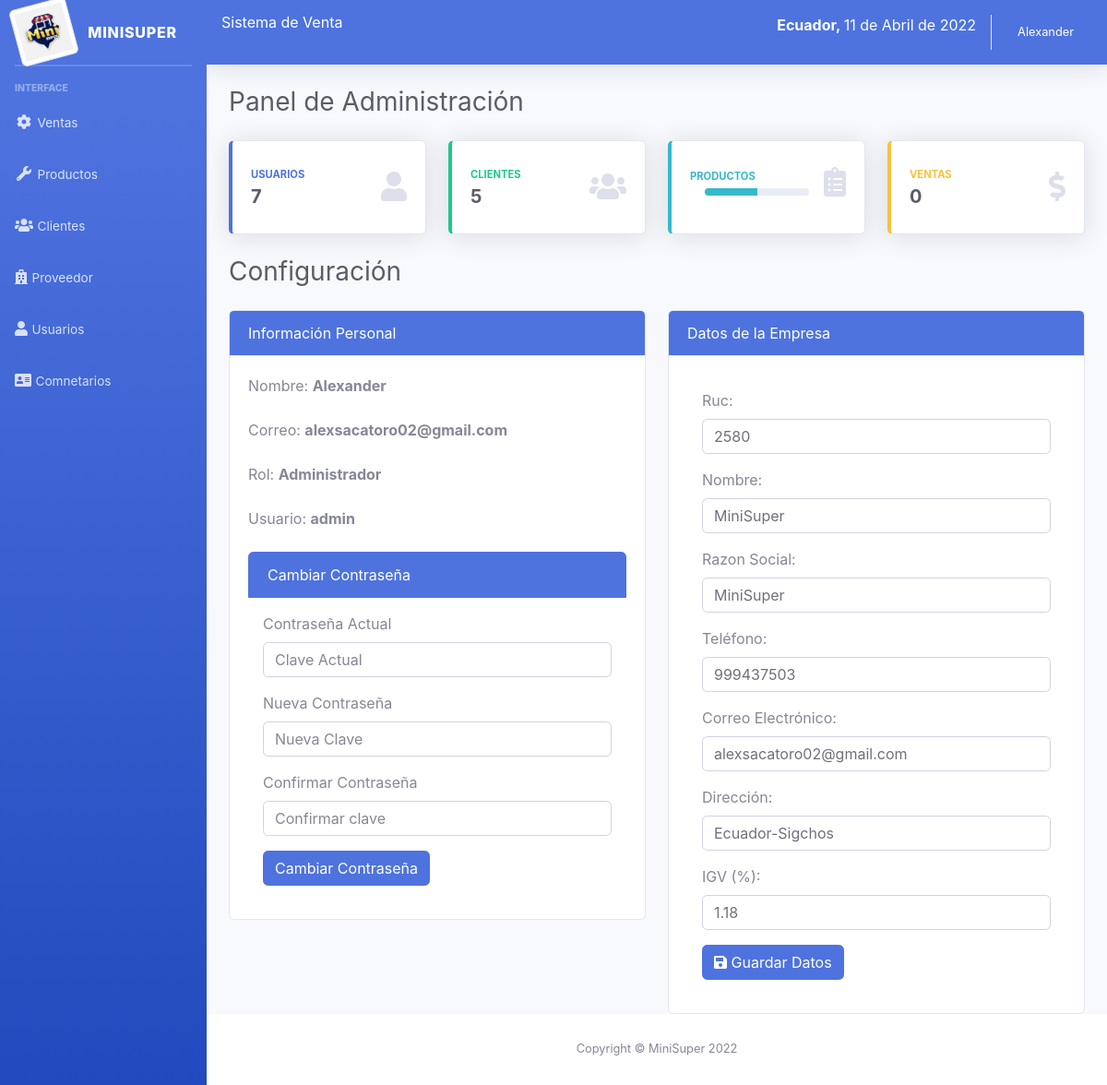
Page /sistema/ (signed in) on the committed database.
### tables this page shows
CREATE TABLE `configuracion` (
  `id` int(11) NOT NULL,
  `dni` int(11) NOT NULL,
  `nombre` varchar(100) NOT NULL,
  `razon_social` varchar(100) NOT NULL,
  `telefono` int(11) NOT NULL,
  `email` varchar(100) NOT NULL,
  `direccion` text NOT NULL,
  `igv` decimal(10,2) NOT NULL
);

### sistema/index.php (the view, shortened to what this page needs)
<?php include_once "includes/header.php"; ?>
<div class="container-fluid">
	<div class="d-sm-flex align-items-center justify-content-between mb-4">
		<h1 class="h3 mb-0 text-gray-800">Panel de Administración</h1>
	</div>
	<div class="row">
		<a class="col-xl-3 col-md-6 mb-4" href="lista_usuarios.php">
			<div class="card border-left-primary shadow h-100 py-2">
				<div class="card-body">
					<div class="row no-gutters align-items-center">
						<div class="col mr-2">
							<div class="text-xs font-weight-bold text-primary text-uppercase mb-1">Usuarios</div>
							<div class="h5 mb-0 font-weight-bold text-gray-800"><?php echo $data['usuarios']; ?></div>
						</div>
						<div class="col-auto">
							<i class="fas fa-user fa-2x text-gray-300"></i>
						</div>
					</div>
				</div>
			</div>
		</a>
		<a class="col-xl-3 col-md-6 mb-4" href="lista_cliente.php">
			<div class="card border-left-success shadow h-100 py-2">
				<div class="card-body">
					<div class="row no-gutters align-items-center">
						<div class="col mr-2">
							<div class="text-xs font-weight-bold text-success text-uppercase mb-1">Clientes</div>
							<div class="h5 mb-0 font-weight-bold text-gray-800"><?php echo $data['clientes']; ?></div>
						</div>
						<div class="col-auto">
							<i class="fas fa-users fa-2x text-gray-300"></i>
						</div>
					</div>
				</div>
			</div>
		</a>
		<a class="col-xl-3 col-md-6 mb-4" href="lista_frutas.php">
			<div class="card border-left-info shadow h-100 py-2">
				<div class="card-body">
					<div class="row no-gutters align-items-center">
						<div class="col mr-2">
							<div class="text-xs font-weight-bold text-info text-uppercase mb-1">Productos</div>
							<div class="row no-gutters align-items-center">
								<div class="col">
									<div class="progress progress-sm mr-2">
										<div class="progress-bar bg-info" role="progressbar" style="width: 50%" aria-valuenow="50" aria-valuemin="0" aria-valuemax="100"></div>
									</div>
								</div>
							</div>
						</div>
						<div class="col-auto">
							<i class="fas fa-clipboard-list fa-2x text-gray-300"></i>
						</div>
					</div>
				</div>
			</div>
		</a>
		<a class="col-xl-3 col-md-6 mb-4" href="ventas.php">
			<div class="card border-left-warning shadow h-100 py-2">
				<div class="card-body">
					<div class="row no-gutters align-items-center">
						<div class="col mr-2">
							<div class="text-xs font-weight-bold text-warning text-uppercase mb-1">Ventas</div>
							<div class="h5 mb-0 font-weight-bold text-gray-800"><?php echo $data['ventas']; ?></div>
						</div>
						<div class="col-auto">
							<i class="fas fa-dollar-sign fa-2x text-gray-300"></i>
						</div>
					</div>
				</div>
			</div>
		</a>
	</div>
	<div class="d-sm-flex align-items-center justify-content-between mb-4">
		<h1 class="h3 mb-0 text-gray-800">Configuración</h1>
	</div>
	<div class="row">
		<div class="col-lg-6">
			<div class="card">
				<div class="card-header bg-primary text-white">
					Información Personal
				</div>
				<div class="card-body">
					<div class="form-group">
						<label>Nombre: <strong><?php echo $_SESSION['nombre']; ?></strong></label>
					</div>
					<div class="form-group">
						<label>Correo: <strong><?php echo $_SESSION['email']; ?></strong></label>
					</div>
					<div class="form-group">
						<label>Rol: <strong><?php echo $_SESSION['rol_name']; ?></strong></label>
					</div>
					<div class="form-group">
						<label>Usuario: <strong><?php echo $_SESSION['user']; ?></strong></label>
					</div>
					<ul class="list-group">
						<li class="list-group-item active">Cambiar Contraseña</li>
						<form action="" method=" post" name="frmChangePass" id="frmChangePass" class="p-3">
							<div class="form-group">
								<label>Contraseña Actual</label>
								<input type="password" name="actual" id="actual" placeholder="Clave Actual" required class="form-control">
							</div>
							<div class="form-group">
								<label>Nueva Contraseña</label>
								<input type="password" name="nueva" id="nueva" placeholder="Nueva Clave" required class="form-control">
							</div>
							<div class="form-group">
								<label>Confirmar Contraseña</label>
								<input type="password" name="confirmar" id="confirmar" placeholder="Confirmar clave" required class="form-control">
							</div>
							<div>
								<button type="submit" class="btn btn-primary btnChangePass">Cambiar Contraseña</button>
							</div>
						</form>
					</ul>
				</div>
			</div>
		</div>
		<?php if ($_SESSION['rol'] == 1) { ?>
			<div class="col-lg-6">
				<div class="card">
					<div class="card-header bg-primary text-white">
						Datos de la Empresa
					</div>
					<div class="card-body">
						<form action="empresa.php" method="post" id="frmEmpresa" class="p-3">
							<div class="form-group">
								<label>Ruc:</label>
								<input type="number" name="txtDni" value="<?php echo $dni; ?>" id="txtDni" placeholder="Dni de la Empresa" required class="form-control">
							</div>
							<div class="form-group">
								<label>Nombre:</label>
								<input type="text" name="txtNombre" class="form-control" value="<?php echo $nombre_empresa; ?>" id="txtNombre" placeholder="Nombre de la Empresa" required class="form-control">
							</div>
							<div class="form-group">
								<label>Razon Social:</label>
								<input type="text" name="txtRSocial" class="form-control" value="<?php echo $razonSocial; ?>" id="txtRSocial" placeholder="Razon Social de la Empresa">
							</div>
							<div class="form-group">
								<label>Teléfono:</label>
								<input type="number" name="txtTelEmpresa" class="form-control" value="<?php echo $telEmpresa; ?>" id="txtTelEmpresa" placeholder="teléfono de la Empresa" required>
							</div>
							<div class="form-group">
								<label>Correo Electrónico:</label>
								<input type="email" name="txtEmailEmpresa" class="form-control" value="<?php echo $emailEmpresa; ?>" id="txtEmailEmpresa" placeholder="Correo de la Empresa" required>
							</div>
							<div class="form-group">
								<label>Dirección:</label>
								<input type="text" name="txtDirEmpresa" class="form-control" value="<?php echo $dirEmpresa; ?>" id="txtDirEmpresa" placeholder="Dirreción de la Empresa" required>
							</div>
							<div class="form-group">
								<label>IGV (%):</label>
								<input type="text" name="txtIgv" class="form-control" value="<?php echo $igv; ?>" id="txtIgv" placeholder="IGV de la Empresa" required>
							</div>
							<div>
								<button type="submit" class="btn btn-primary btnChangePass"><i class="fas fa-save"></i> Guardar Datos</button>
							</div>
						</form>
					</div>
				</div>
			</div>
		<?php } ?>
	</div>
</div>
</div>
<?php include_once "includes/footer.php"; ?>

### rows in the picture
configuracion: txtDni "2580", txtNombre "MiniSuper", txtRSocial "MiniSuper", txtTelEmpresa "999437503", txtEmailEmpresa "alexsacatoro02@gmail.com", txtDirEmpresa "Ecuador-Sigchos", txtIgv "1.18"

### other values in the picture
fechaPeru() "11 de Abril de 2022"
$_SESSION['nombre'] "Alexander"
$data['usuarios'] "7"
$data['clientes'] "5"
$data['ventas'] "0"
$_SESSION['email'] "alexsacatoro02@gmail.com"
$_SESSION['rol_name'] "Administrador"
$_SESSION['user'] "admin"
